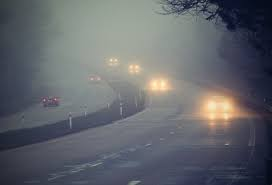
#> input picture Hints ;D/Fog-Detection-and-Removal-main/Fog detection testcases/1.jpeg, 272 x 185 px, given in place of 1.jpg, which was not available
$ jupyter execute Lab4_STD.ipynb   (shell and % lines are left out)   (text cells are left out)
#> lines starting #> are read from the running program, lines starting #| are printed output that depends on the picture; pictures that were not available may be replaced by others from this repository, and a replacement may not be noted
### Labs/lab04-std/lab04-ContrastEnhancement-std/Lab4/commonfunctions.py


import skimage.io as io
import matplotlib.pyplot as plt
import numpy as np
from skimage.exposure import histogram
from matplotlib.pyplot import bar
from skimage.color import rgb2gray,rgb2hsv

# Convolution:
from scipy.signal import convolve2d
from scipy import fftpack
import math

from skimage.util import random_noise
from skimage.filters import median
from skimage.feature import canny

from mpl_toolkits.mplot3d import Axes3D  # noqa: F401 unused import

import matplotlib.pyplot as plt
from matplotlib import cm
from matplotlib.ticker import LinearLocator, FormatStrFormatter
import numpy as np

# Edges
from skimage.filters import sobel_h, sobel, sobel_v,roberts, prewitt

# Show the figures / plots inside the notebook
# [55 lines left out: functions show_images, show_3d_image, show_3d_image_filtering_in_freq, not called in this run]


def showHist(img):
    # An "interface" to matplotlib.axes.Axes.hist() method
    plt.figure()
    imgHist = histogram(img, nbins=256)

    bar(imgHist[1].astype(np.uint8), imgHist[0], width=0.8, align='center')

### Labs/lab04-std/lab04-ContrastEnhancement-std/Lab4/Lab4_STD.ipynb
[cell 1]
from commonfunctions import *

[cell 2]
import skimage.io as io
import matplotlib.pyplot as plt
import numpy as np

# Show the figures / plots inside the notebook
from skimage.color import rgb2gray, rgba2rgb

def show_images(images,titles=None):
    #This function is used to show image(s) with titles by sending an array of images and an array of associated titles.
    # images[0] will be drawn with the title titles[0] if exists
    # You aren't required to understand this function, use it as-is.
    n_ims = len(images)
    if titles is None: titles = ['(%d)' % i for i in range(1,n_ims + 1)]
    fig = plt.figure()
    n = 1
    for image,title in zip(images,titles):
        a = fig.add_subplot(1,n_ims,n)
        if image.ndim == 2:
            plt.gray()
        plt.imshow(image)
        a.set_title(title)
        n += 1
    fig.set_size_inches(np.array(fig.get_size_inches()) * n_ims)
    plt.show()

[cell 3]
'''
1
Negative Transformation
'''
def negative(img):
    return (1 - np.copy(img))

img = rgb2gray(io.imread('1.jpg'))
#> img: shape (185, 272) float64; min 0.0287, max 0.943, mean 0.399
show_images([img, negative(img)],
            ['Original Image', 'Negative Image'])
#> in negative, `return (1 - np.copy(img))`:
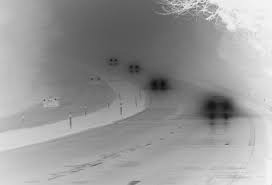
#> returned value: shape (185, 272) float64; min 0.0568, max 0.971, mean 0.601
#> in show_images, `n_ims = len(images)`: n_ims = 2
#> the loop in show_images, `for image,title in zip(images,titles):` made 2 passes
#> (title, n) on passes 1 to 2: ('Original Image', 2), ('Negative Image', 3)
#> after the loop in show_images, `for image,title in zip(images,titles):`: n = 3

print(img)
#> (printed output is left out)

[cell 4]
'''
2
Contrast Enhancement
'''
img = np.array(rgb2gray(io.imread('2.jpg')))
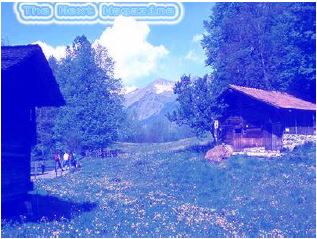
#> input picture Labs/lab04-std/lab04-ContrastEnhancement-std/Lab4/2.jpg, 317 x 239 px
#> img: shape (239, 317) float64; min 0.0415, max 1, mean 0.477
showHist(img*255)

# y = (1.5x + 50/255)
def contrast_enhancement(img):
    img_np = np.copy(img)
    img_np[(img_np <= 100/255)] = 1.5*img_np[(img_np <= 100/255)]+50/255
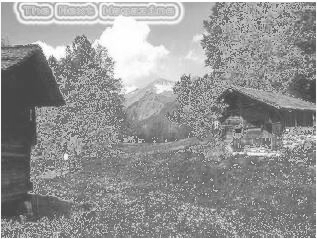
#> img_np: shape (239, 317) float64; min 0.258, max 1, mean 0.586
    return img_np

contrast_img = contrast_enhancement(img)
showHist(contrast_img*255)
show_images([img,contrast_img],["",""])
#> the loop in show_images (call 2), `for image,title in zip(images,titles):` made 2 passes

[cell 5]
'''
3
Gamma Correction
'''
def gamma_correction(img, gamma):
#> called with gamma = 3
    return ((np.copy(img)**gamma))

img = rgb2gray(io.imread('1.jpg'))
show_images(
    [img,gamma_correction(img,3),gamma_correction(img,0.5)],
    ["original","gamma=3", "gamma=0.5"]
)
#> call 2 of gamma_correction, with gamma = 0.5
#> in gamma_correction (call 2), `return ((np.copy(img)**gamma))`:
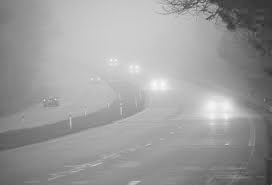
#> returned value: shape (185, 272) float64; min 0.169, max 0.971, mean 0.615

[cell 6]
'''
4 Histogram Eq.
Note: Histogram function of skimage returns only present intensity values not all 255
You can use showHist function from commonfunctions file
'''
def getImageWithHist(name,ext,nbins=256):
#> called with name = './imgs/tire.tif', nbins = 256
    img = io.imread(name)
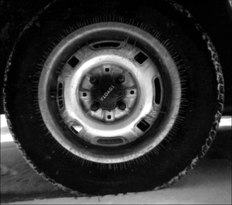
#> input picture Labs/lab04-std/lab04-ContrastEnhancement-std/Lab4/imgs/tire.tif, 232 x 205 px
#> img is the input picture: shape (205, 232); min 0, max 255, mean 53.7
    t = img.copy()
    gray = None
    if len(img.shape) >= 3:
        gray = rgb2gray(rgba2rgb(gray))
    else:
        gray = img
    histogram_array = np.zeros(256)
    for i in range(img.shape[0]):
        for j in range(img.shape[1]):
            histogram_array[int(gray[i,j])] += 1
    for i in range(1,len(histogram_array)):
        histogram_array[i] = histogram_array[i - 1] + histogram_array[i]
#> after the loop, histogram_array = 256 values from 477 to 47560
    for i in range(img.shape[0]):
        for j in range(img.shape[1]):
            gray[i,j] = round(255*histogram_array[gray[i,j]]/(img.shape[0] * img.shape[1]))
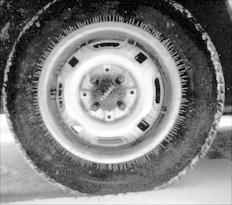
#> gray: shape (205, 232); min 3, max 255, mean 129.5
    showHist(t)
    showHist(gray)
    show_images([t,gray],["Original","Histogram Equalization"])

getImageWithHist("./imgs/tire.tif",None)
getImageWithHist("./imgs/pout.tif",None)
#> call 2 of getImageWithHist, with name = './imgs/pout.tif', nbins = 256
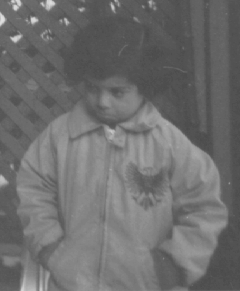
#> input picture Labs/lab04-std/lab04-ContrastEnhancement-std/Lab4/imgs/pout.tif, 240 x 291 px
#> in getImageWithHist, img is the input picture: shape (291, 240); min 74, max 224, mean 110.3
#> after the loop in getImageWithHist (call 2), `for i in range(img.shape[0]):`:
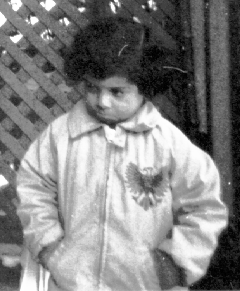
#> gray: shape (291, 240); min 0, max 255, mean 130.4

[cell 7]
#extra task

def fixImageWithHist(name,ext,nbins=256):
#> called with name = '1.jpg', nbins = 256
    img = io.imread(name)
#> img is the input picture: shape (185, 272, 3); mean R, G, B 99.1, 102, 107.8
    t = img.copy()
    gray = img.copy()
    histogram_array = np.zeros(256)
    for i in range(img.shape[0]):
        for j in range(img.shape[1]):
            histogram_array[int(gray[i,j,2])] += 1 #Work on the blue channel only
    for i in range(1,len(histogram_array)):
        histogram_array[i] = histogram_array[i - 1] + histogram_array[i]
#> after the loop, histogram_array = 256 values from 0 to 50320
    showHist(histogram_array)
    for i in range(img.shape[0]):
        for j in range(img.shape[1]):
            gray[i,j,2] = round(255*histogram_array[gray[i,j,2]]/(img.shape[0] * img.shape[1]))
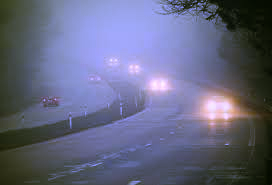
#> gray: shape (185, 272, 3); mean R, G, B 99.1, 102, 128.6
    for i in range(img.shape[0]):
        for j in range(img.shape[1]):
            histogram_array[int(gray[i,j,2])] += 1
    showHist(histogram_array)
    show_images([t,gray])
#> the loop in show_images (call 6), `for image,title in zip(images,titles):` made 2 passes
#> (title, n) on passes 1 to 2: ('(1)', 2), ('(2)', 3)
#> after the loop in show_images (call 6), `for image,title in zip(images,titles):`: n = 3
#> in show_images (call 6), `plt.show()`:
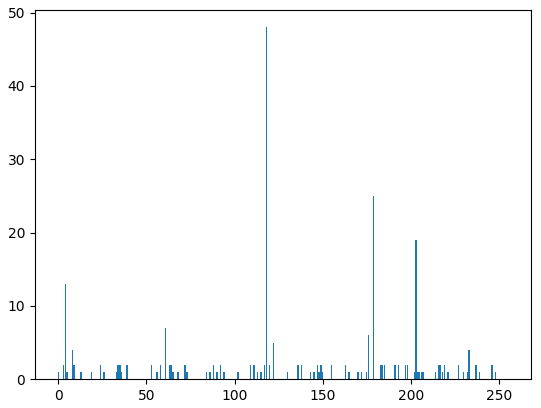
#> figure drawn by matplotlib, 1 panel; tallest bar 48 high, from x = 117.6 to 118.4

fixImageWithHist("1.jpg",None)
